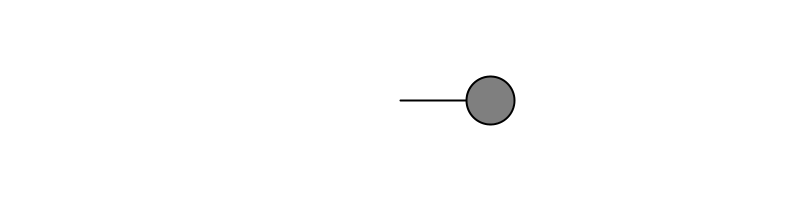
Frame 1 (no input)
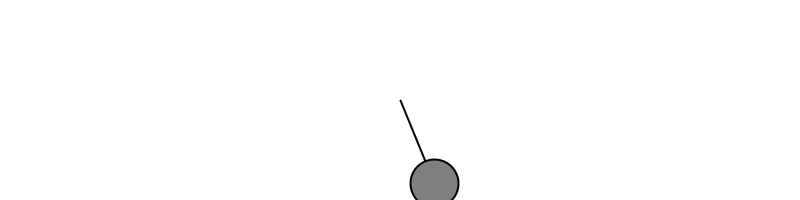
Frame 60 (the mouse pressed at the canvas centre just before this capture)
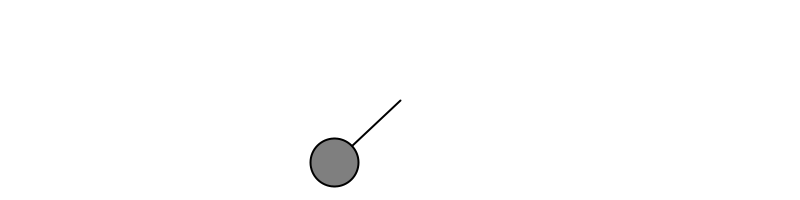
Frame 120 (the mouse held since frame 60 and released just before this capture)

The Processing sketch that drew these frames (run headless with seeded random() and noise(); from frame 60 on, the mouse is pressed at the canvas centre):

// Processing sketch: _3_04_PolarToCartesian
// ── _3_04_PolarToCartesian.pde
/**
 * PolarToCartesian
 * by Daniel Shiffman.  
 * 
 * Convert a polar coordinate (r,theta) to cartesian (x,y):  
 * x = r * cos(theta)
 * y = r * sin(theta)
 */
 
float r;
float theta;


void setup() {
  size(800, 200);
  smooth();
  
  // Initialize all values
  r = height * 0.45;
  theta = 0;
}

void draw() {
  
  background(255);
    
  // Translate the origin point to the center of the screen
  translate(width/2, height/2);
  
  // Convert polar to cartesian
  float x = r * cos(theta);
  float y = r * sin(theta);
  
  // Draw the ellipse at the cartesian coordinate
  ellipseMode(CENTER);
  fill(127);
  stroke(0);
  strokeWeight(2);
  line(0,0,x,y);
  ellipse(x, y, 48, 48);
  
  // Increase the angle over time
  theta += 0.02;
  

}
